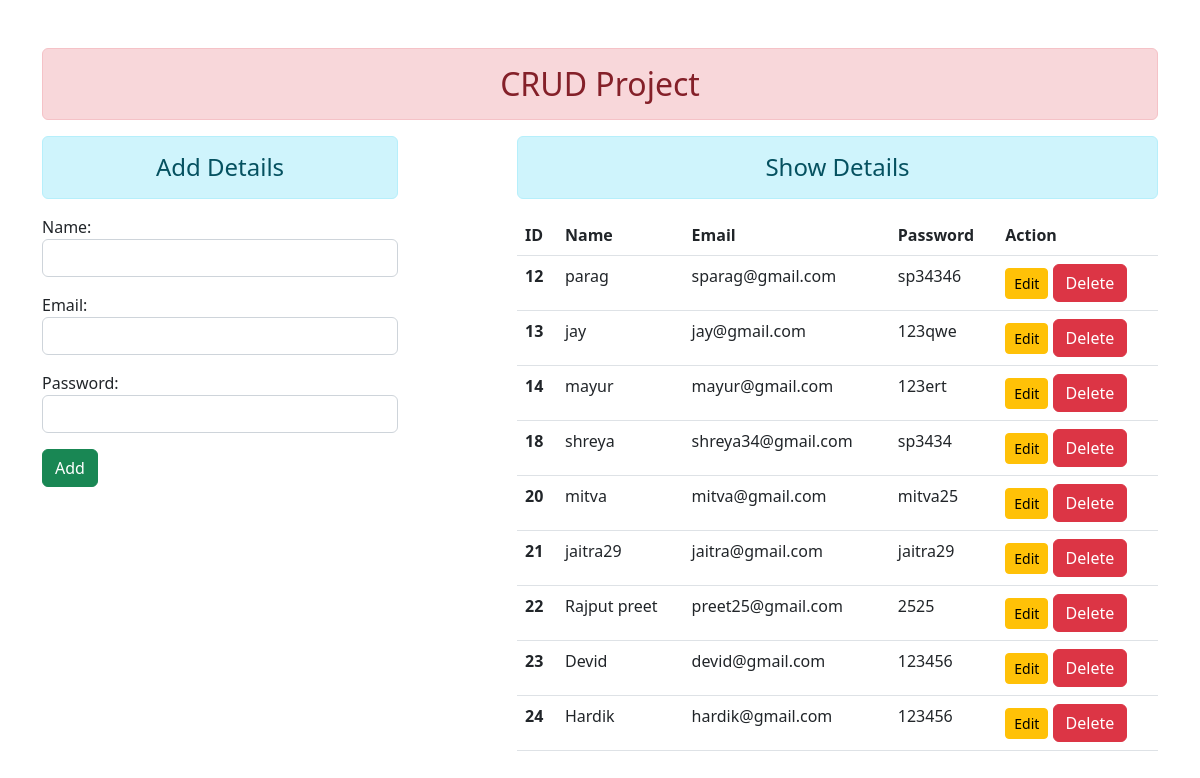
The page / on the database its author committed.
### details/models.py (models this page shows)
class User(models.Model):
    name=models.CharField(max_length=70)
    Email=models.EmailField(max_length=100)
    password=models.CharField(max_length=100)

### details/views.py (the view)
# urls.py: path('',views.add,name="adddata"),
def add(request):
    if request.method=='POST':
        fm=StudentRegistration(request.POST)
        if fm.is_valid():
            nm=fm.cleaned_data['name']
            em=fm.cleaned_data['Email']
            pw=fm.cleaned_data['password']
            reg = User(name=nm,Email=em,password=pw)
            reg.save()
            fm=StudentRegistration()
    else:
        fm=StudentRegistration()
    stud=User.objects.all()
    return render(request,'adddetails.html',{'forms':fm,'stu':stud})

### details/forms.py
class StudentRegistration(forms.ModelForm):
    class Meta:
        model=User
        fields=['name','Email','password']
        widgets = {
            'name':forms.TextInput(attrs={'class':'form-control'}),
            'Email':forms.EmailInput(attrs={'class':'form-control'}),
            'password':forms.PasswordInput(render_value=True, attrs={'class':'form-control'})
        }

### details/templates/adddetails.html (shortened to what this page needs)
{% extends 'base.html' %}
{% block content %}
<div class="row">
    <div class="col-sm-4">
        <h4 class="text-center alert alert-info">Add Details</h4>
            <form method="POST">
                {{forms.as_p}}
                <input type="submit" class="btn btn-success" value="Add">
            </form>
    </div>
    <div class="col-sm-7 offset-1">
        <h4 class="text-center alert alert-info">Show Details</h4>
        {% if stu %}
        <table class="table table-hover">
            <thead>
                <tr>
                    <th scope="col">ID</th>
                    <th scope="col">Name</th>
                    <th scope="col">Email</th>
                    <th scope="col">Password</th>
                    <th scope="col">Action</th>
                </tr>
            </thead>
            <tbody>
                {% for st in stu %}
                <tr>
                    <th scope="col">{{st.id}}</th>
                    <td>{{st.name}}</td>
                    <td>{{st.Email}}</td>
                    <td>{{st.password}}</td>
                    <td>
                        <a href="{% url 'updatedata' st.id %}" class="btn btn-warning btn-sm">Edit</a>
                        <form action="{% url 'deletedata' st.id %}" method="POST" class="d-inline">
                            <input type="submit" class="btn btn-danger" value="Delete">
                        </form>
                    </td>
                </tr>
                {% endfor %}
            </tbody>
        {% else %}
        <h4 class="text-center alert alert-warning">No Record</h4>
        {% endif %}
    </div>
</div>
{% endblock content%}

### details/templates/base.html (shortened to what this page needs)
<!DOCTYPE html>
{% load static %}
<html lang="en">
<head>
    <link rel="stylesheet" href="{% static 'css/bootstrap.css' %}">
</head>
<body>
<div class="container mt-5">
    <h2 class="text-center alert alert-danger">CRUD Project</h2>
    {% block content %} {% endblock content %}
</div>
</body>
</html>

### rows shown on the page
User: id "12", name "parag", Email "sparag@gmail.com", password "sp34346"
User: id "13", name "jay", Email "jay@gmail.com", password "123qwe"
User: id "14", name "mayur", Email "mayur@gmail.com", password "123ert"
User: id "18", name "shreya", Email "shreya34@gmail.com", password "sp3434"
User: id "20", name "mitva", Email "mitva@gmail.com", password "mitva25"
User: id "21", name "jaitra29", Email "jaitra@gmail.com", password "jaitra29"
User: id "22", name "Rajput preet", Email "preet25@gmail.com", password "2525"
User: id "23", name "Devid", Email "devid@gmail.com", password "123456"
User: id "24", name "Hardik", Email "hardik@gmail.com", password "123456"
